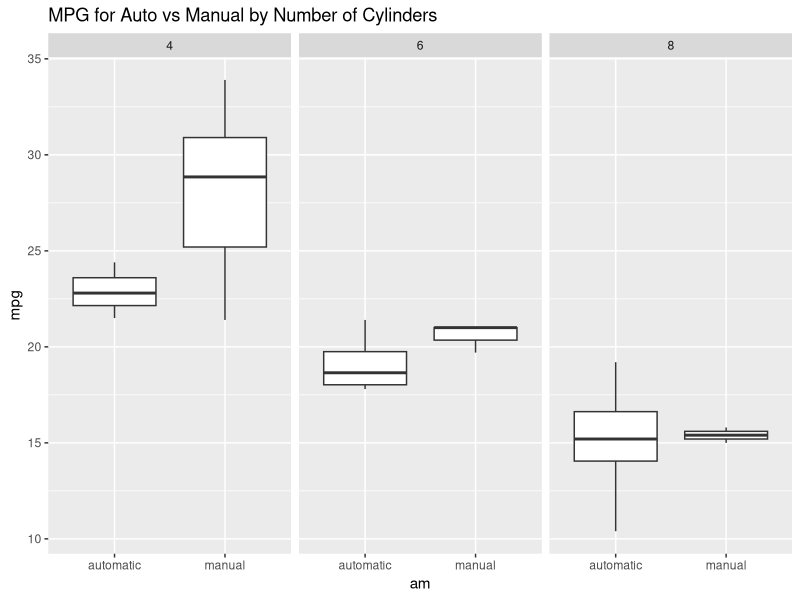
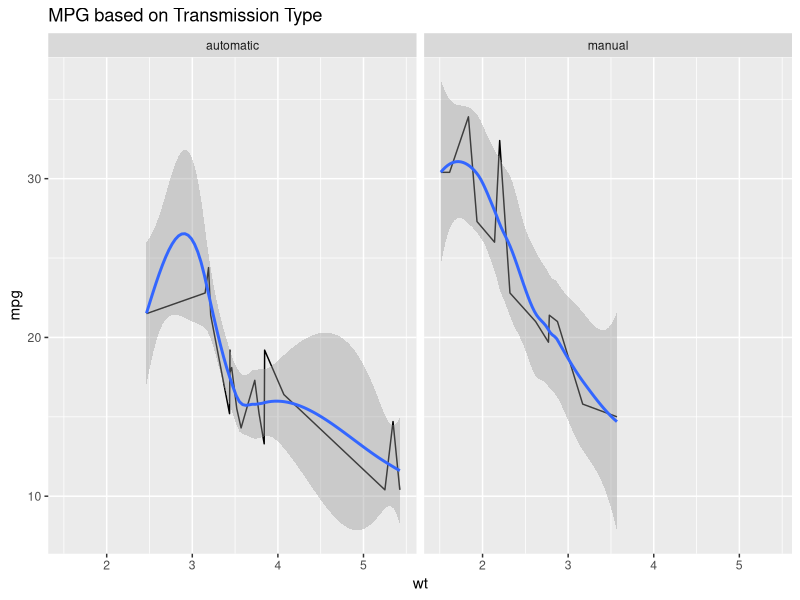

Source code (R) for these figures, in order:
# 1. Context --------------------------------------------------------------
# You work for Motor Trend, a magazine about the automobile industry.
# Looking at a data set of a collection of cars, they are interested in 
# exploring the relationship between a set of variables and miles per gallon 
# (MPG) (outcome). They are particularly interested in the following two 
# questions:
# 
# “Is an automatic or manual transmission better for MPG”
# "Quantify the MPG difference between automatic and manual transmissions"


# 2. Requirements ---------------------------------------------------------

# Take the mtcars data set and write up an analysis to answer their question
# using regression models and exploratory data analyses.
#
# Written as a PDF printout of a compiled (using knitr) R markdown document.
# 
# Brief. 
# 
# Roughly the equivalent of 2 pages or less for the main text.
# 
# Supporting figures in an appendix can be included up to 5 total pages 
# including the 2 for the main report. The appendix can only include figures.
# 
# Include a first paragraph executive summary.

library(ggplot2)
library(dplyr)

data(mtcars)
mtcars <- 
  tbl_df(mtcars) %>%
  mutate(am = as.factor(ifelse(am == 0, "automatic", "manual")),
         cyl = as.factor(cyl))

glimpse(mtcars)

ggplot(mtcars, aes(am, mpg, cyl)) + 
  geom_boxplot() +
  facet_grid(.~cyl) +
  ggtitle("MPG for Auto vs Manual by Number of Cylinders")

ggplot(mtcars, aes(wt, mpg, am))+ 
  geom_line() +
  geom_smooth() +
  facet_grid( .~am) +
  ggtitle("MPG based on Transmission Type")

fit1 <- lm(mpg ~ am, data = mtcars)
fit2 <- lm(mpg ~ am + cyl + wt, data = mtcars)
